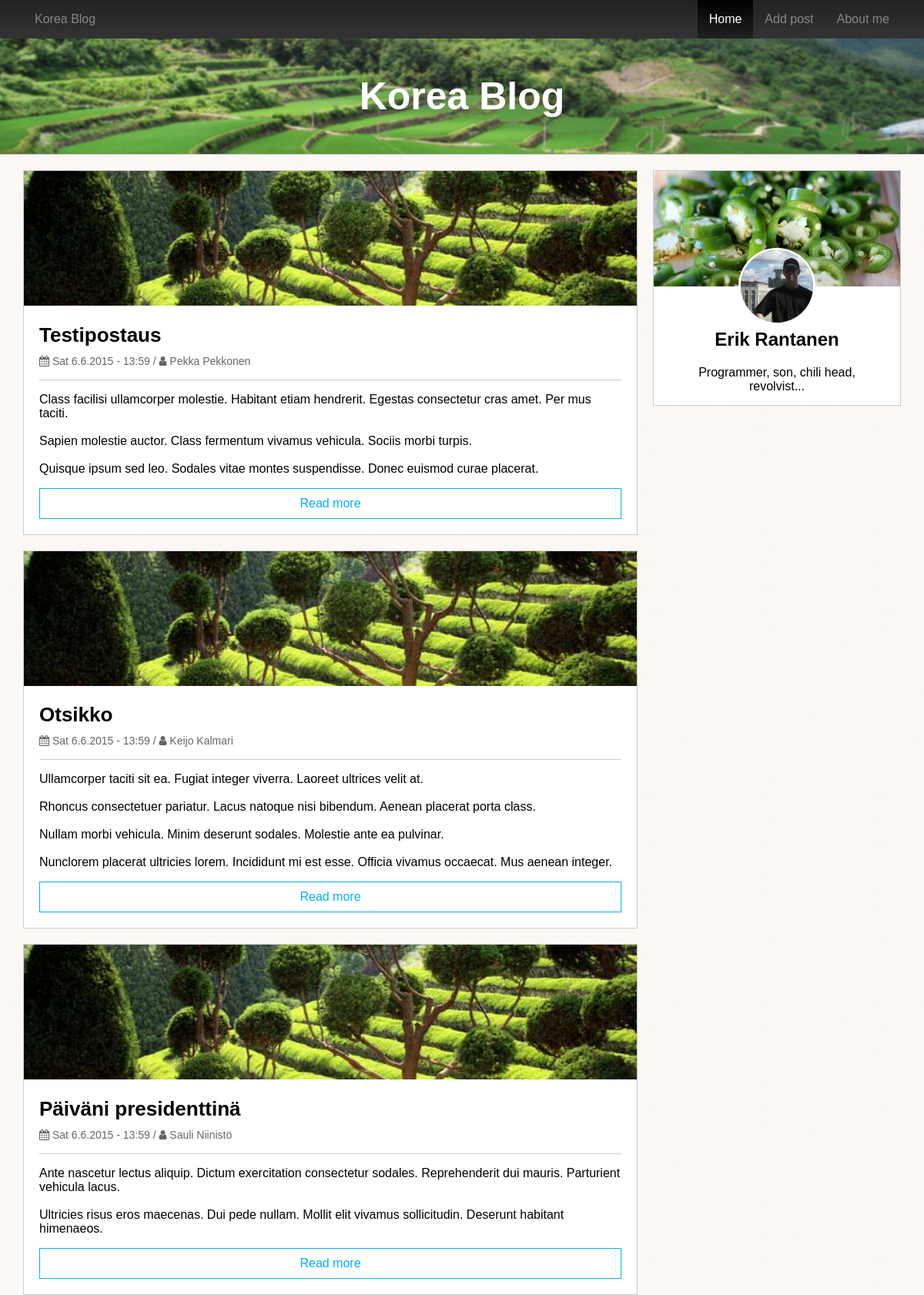
The page / on the database its author committed.
### tables this page shows
CREATE TABLE post (
	postId int AUTO_INCREMENT,
	author varchar(100) NOT NULL,
	postDatetime datetime DEFAULT current_timestamp,
	title varchar(150) NOT NULL,
	content text NOT NULL,  
	imageLocation varchar(150),
	PRIMARY KEY (postId)
);

### helpers.php (called while the page is built, shortened)
<?php
function getExcerpt($str, $startPos=0, $maxLength=100) {
	if(strlen($str) > $maxLength) {
		$excerpt = substr($str, $startPos, $maxLength-3);
		$lastSpace = strrpos($excerpt, ' ');
		$excerpt = substr($excerpt, 0, $lastSpace);
		$excerpt .= '...';
	} else {
		$excerpt = $str;
	}
	return $excerpt;
}
?>

### index.php (the view, shortened to what this page needs)
<!DOCTYPE html>
<html>
	<head>
		<link rel="stylesheet" href="css/styles.css"/>
		<link rel="stylesheet" href="//maxcdn.bootstrapcdn.com/font-awesome/4.3.0/css/font-awesome.min.css">
	</head>
<?php
include_once('database.php');
include_once('helpers.php');
$query = $handler->query('SELECT * FROM post ORDER BY postDatetime DESC;');
?>
	<body>
		<?php include_once('header.php'); ?>
		<div class="wrapper clearfix">
			<div class="main-content">
				<?php while($r = $query->fetch(PDO::FETCH_OBJ)) : ?>
				<div class="post panel">
					<a href="post.php?postId=<?php echo $r->postId;?>">
						<div class="post-image">
							<img class="vertical-center"
							src="<?php echo (!empty($r->imageLocation) ? $r->imageLocation : 'uploads/korea-field.jpg');?>">
						</div>
					</a>
					<div class="panel-container">
						<div class="post-title">
							<a href="post.php?postId=<?php echo $r->postId;?>">
								<h2><?php echo $r->title; ?></h2>
							</a>
						</div>
						<div class="post-meta">
							<i class="fa fa-calendar"></i>
								<?php echo date('D j.n.Y \- H:i', strtotime($r->postDatetime)) . ' / ';?>
								<i class="fa fa-user"></i> <?php echo $r->author; ?>
						</div>
						<hr>
						<p><?php echo getExcerpt(nl2br($r->content), 0, 400); ?></p>
						<a class="post-more" href="post.php?postId=<?php echo $r->postId;?>">
							Read more
						</a>
					</div>
				</div>
				<?php endwhile; ?>
			</div>
			<?php include_once('sidebar.php'); ?>
		</div>
	</body>
</html>

### header.php
<header>
	<nav>
		<div class="wrapper">
			<ul class="nav-content clearfix">
				<li class="site-logo">
					<a class="vertical-center" href="index.php">
						Korea Blog
					</a>
				</li>
				<li class="menu-item"><a class="vertical-center" href="">About me</a></li>
				<li class="menu-item <?php echo basename($_SERVER['SCRIPT_NAME']) == 'add_post.php' ? 'active' : ''; ?>">
					<a class="vertical-center" href="add_post.php">Add post</a>
				</li>
				<li class="menu-item <?php echo basename($_SERVER['SCRIPT_NAME']) == 'index.php' ? 'active' : ''; ?>">
					<a class="vertical-center" href="index.php">Home</a>
				</li>
			</ul>
		</div>
	</nav>
	<div class="header-background">
		<h1 class="vertical-center">Korea Blog</h1>
	</div>
</header>

### sidebar.php
<aside>
	<div class="bio panel">
		<div class="bio-background">
			<img class="vertical-center" src="img/bio-background.jpg" alt="Bio background">
		</div>
		<div class="bio-face-image">
			<img class="vertical-center" src="img/Erik.jpg" alt="Erik Rantanen">
		</div>
		<div class="panel-container">
			<h2>Erik Rantanen</h2>
			<div class="bio-description">
				Programmer, son, chili head, revolvist...
			</div>
		</div>
	</div>
</aside>

### css/styles.css (style rules this page uses)
* { box-sizing: border-box; }
body { font-family: Arial, Helvetica, sans-serif; background-image: url("../img/backgroundtex3.png"); margin: 0; }
.clearfix:after { content: ''; display: block; clear: both; }
.vertical-center { position: relative; top: 50%; transform: translateY(-50%); }
hr { height: 1px; background: #ccc; border: 0; }
header { text-align: center; border-bottom: 1px solid #ccc; margin-bottom: 20px; }
header .header-background { height: 150px; background-image: url("../img/header-bg.jpg"); background-repeat: no-repeat; background-size: cover; background-position: 50% 50%; }
header h1 { color: #fff; margin: 0; font-size: 50px; }
header nav { height: 50px; background: linear-gradient(#222, #333); }
.nav-content { list-style:none; margin: 0; padding: 0; }
.nav-content li { height: 50px; padding: 0 15px; }
.nav-content li a { text-decoration: none; color: #888; display: block; }
.nav-content .site-logo { float: left; }
.nav-content .menu-item { float: right; }
.nav-content .menu-item.active { background: linear-gradient(#000, #222); }
.nav-content .menu-item.active a { color: #fff; }
.main-content { float: left; width: 70%; }
aside { float: left; width: 30%; padding-left: 20px; }
.wrapper { max-width: 1170px; margin: 0 auto; padding: 0 15px; }
.panel { border: #ccc 1px solid; }
.panel-container { padding: 1px 20px 20px; background: #fff; }
.panel + .panel { margin-top: 20px; }
.post-meta { color: #666; font-size: 14px; }
.post-image { height: 175px; overflow: hidden; }
.post-image img { width: 100%; height: auto; }
.post h2, .single-post h2 { font-size: 26px; margin-bottom: 10px; }
.post-meta + hr { margin-top: 16px; }
.post a { text-decoration: none; color: #000; }
.post .post-more { display: block; text-align:center; text-decoration: none; padding: 10px 0; color: #00b0ff; border: 1px solid #00b0ff; }
.bio-background { height: 150px; overflow: hidden; }
.bio-background img { width: 100%; height: auto; }
.bio { text-align: center; position: relative; }
.bio-face-image { width: 100px; height: 100px; overflow: hidden; border-radius: 50%; position: absolute; left: 50%; margin-left: -50px; top: 100px; border: 3px solid #fff; }
.bio-face-image img { width: auto; height: 100%; }
.bio .panel-container { padding: 35px 20px 15px; }

### rows shown on the page
post: title "Testipostaus", postDatetime "Sat 6.6.2015 - 13:59", author "Pekka Pekkonen", content "Class facilisi ullamcorper molestie. Habitant etiam hendrerit. Egestas consectetur cras amet. Per mus taciti. Sapien molestie auctor. Class fermentum vivamus vehicula. Sociis morbi turpis. Quisque ipsum sed leo. Sodales vitae montes suspendisse. Donec euismod curae placerat."
post: title "Otsikko", postDatetime "Sat 6.6.2015 - 13:59", author "Keijo Kalmari", content "Ullamcorper taciti sit ea. Fugiat integer viverra. Laoreet ultrices velit at. Rhoncus consectetuer pariatur. Lacus natoque nisi bibendum. Aenean placerat porta class. Nullam morbi vehicula. Minim deserunt sodales. Molestie ante ea pulvinar. Nunclorem placerat ultricies lorem. Incididunt mi est esse. Officia vivamus occaecat. Mus aenean integer."
post: title "Päiväni presidenttinä", postDatetime "Sat 6.6.2015 - 13:59", author "Sauli Niinistö", content "Ante nascetur lectus aliquip. Dictum exercitation consectetur sodales. Reprehenderit dui mauris. Parturient vehicula lacus. Ultricies risus eros maecenas. Dui pede nullam. Mollit elit vivamus sollicitudin. Deserunt habitant himenaeos."
